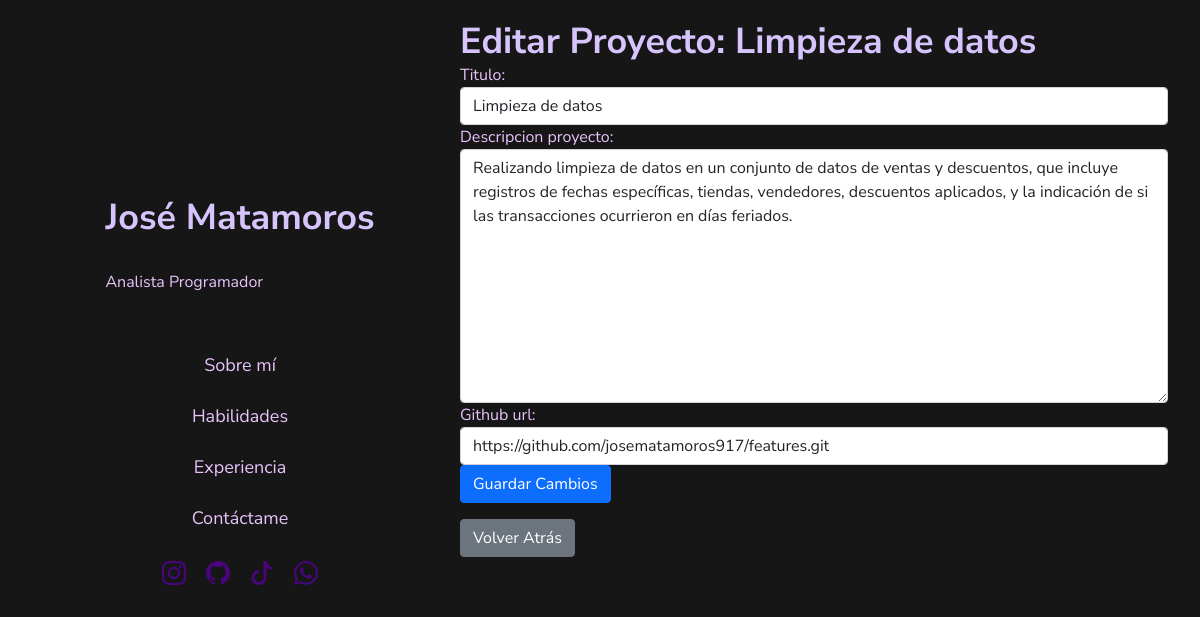
Page /editar_proyecto/1/ on the earlier database version.
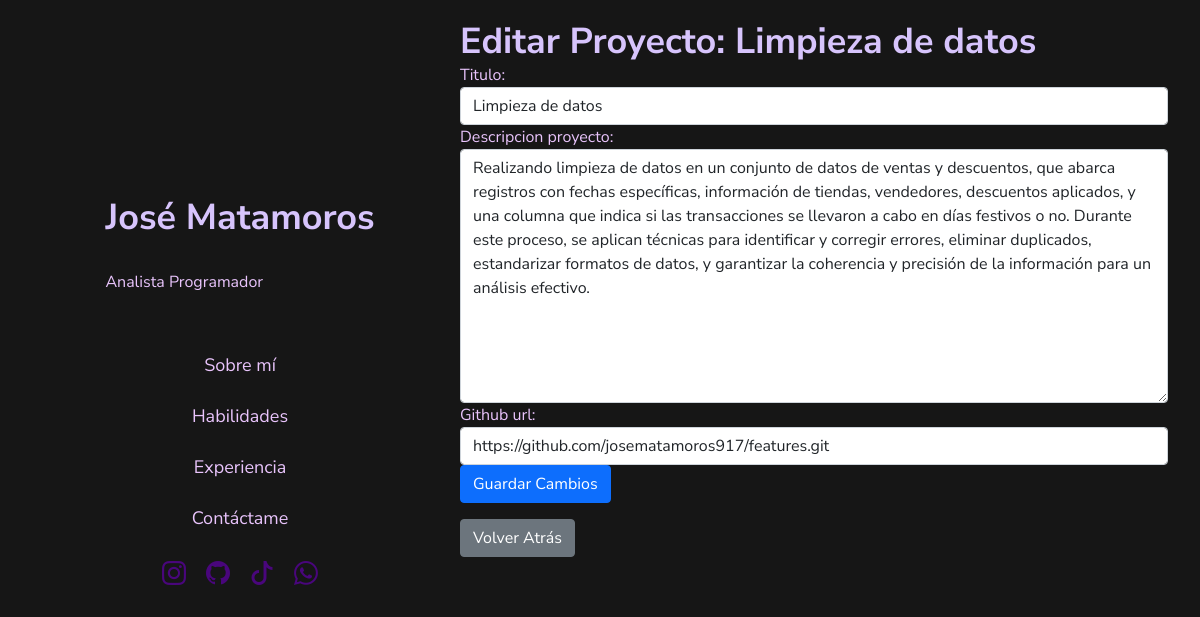
Same page on the later database version.
### mycv/models.py (models this page shows, shortened)
class Proyecto(models.Model):
    titulo = models.CharField(max_length=255)
    descripcion_proyecto = models.TextField()
    github_url = models.URLField(blank=True, null=True)
    dataset_original = models.FileField(upload_to='datasets/originals/', blank=True, null=True)
    dataset_limpio = models.FileField(upload_to='datasets/cleaned/', blank=True, null=True)
    skills = models.ManyToManyField(Skill, related_name='proyectos', blank=True)
    powerbi_url = models.URLField(blank=True, null=True)

### mycv/views.py (the view)
# urls.py: path('editar_proyecto/<int:proyecto_id>/', views.editar_proyecto, name='editar_proyecto'),
def editar_proyecto(request, proyecto_id):
    proyecto = get_object_or_404(Proyecto, id=proyecto_id)
    if request.method == 'POST':
        form = ProyectoForm(request.POST, instance=proyecto)
        if form.is_valid():
            form.save()
            return redirect('administrar_proyectos')
    else:
        form = ProyectoForm(instance=proyecto)
    return render(request, 'mycv/editar_proyecto.html', {'form': form, 'proyecto': proyecto})

### mycv/forms.py
class ProyectoForm(forms.ModelForm):
    class Meta:
        model = Proyecto
        fields = ['titulo', 'descripcion_proyecto', 'github_url']
        widgets = {
            'titulo': forms.TextInput(attrs={'class': 'form-control'}),
            'descripcion_proyecto': forms.Textarea(attrs={'class': 'form-control'}),
            'github_url': forms.URLInput(attrs={'class': 'form-control'}),
        }

### mycv/templates/mycv/editar_proyecto.html (shortened to what this page needs)
{% extends 'mycv/base.html' %}
{% block content %}
<div class="container">
    <h2>Editar Proyecto: {{ proyecto.titulo }}</h2>
    <form method="post">
        {{ form.as_p }}
        <button type="submit" class="btn btn-primary">Guardar Cambios</button>
    </form>
    <a href="{% url 'administrar_proyectos' %}" class="btn btn-secondary mt-3">Volver Atrás</a>
</div>
{% endblock %}

Differences in the rows shown:
changed Proyecto "Limpieza de datos": descripcion_proyecto "…ventas y descuentos, que incluye registros de fechas específicas, tiendas, vendedores, descuentos aplicados, y la indicación de si las transacciones ocurrieron en días feriados." → "…ventas y descuentos, que abarca registros con fechas específicas, información de tiendas, vendedores, descuentos aplicados, y una columna que indica si las transacciones se llevaron a cabo en días festivos o no. Durante este proceso, se aplican técnicas para identificar y corregir errores, eliminar duplicados, estandarizar formatos de datos, y garantizar la coherencia y precisión de la información para un análisis efectivo."
